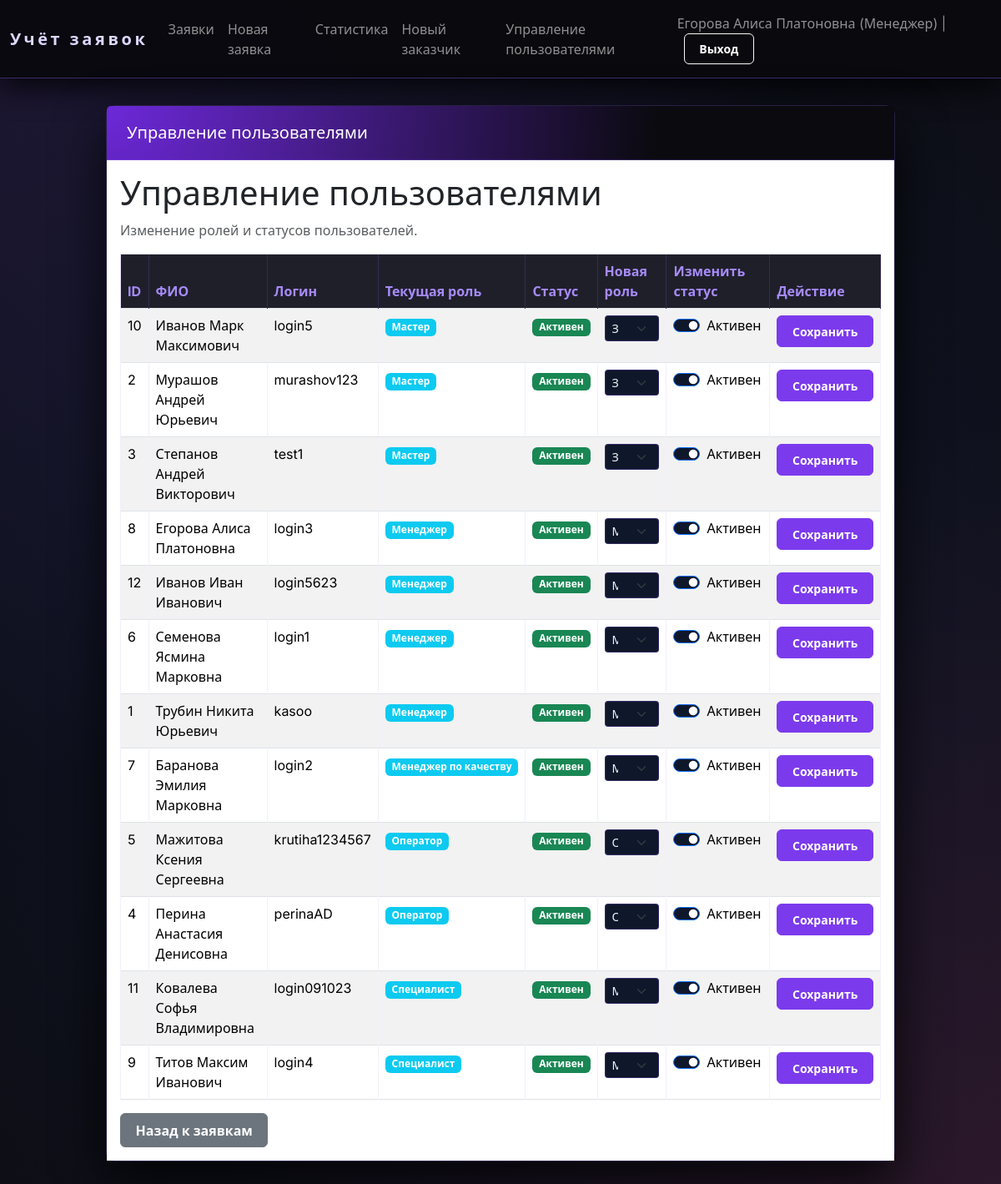
Page /users/manage (signed in) on the committed database.
### tables this page shows
CREATE TABLE users (
            user_id INTEGER PRIMARY KEY,
            fio TEXT,
            phone TEXT,
            login TEXT UNIQUE,
            password TEXT,
            user_type TEXT,
            is_active INTEGER DEFAULT 1,
            registration_date TEXT DEFAULT CURRENT_TIMESTAMP
        );

### web_app.py (the view)
    def wrapper(*args, **kwargs):
        if "user" not in session:
            return redirect(url_for("login"))
        user = session.get("user", {})
        if user.get("user_type") not in ["Менеджер", "Администратор"]:
            flash("Доступ запрещён. Требуются права менеджера.", "danger")
            return redirect(url_for("requests_list"))
        return view_func(*args, **kwargs)

### web_app.py (called while the page is built, shortened)
def get_connection():
    if not os.path.exists(DB_NAME):
        raise FileNotFoundError(f"База данных '{DB_NAME}' не найдена.")
    conn = sqlite3.connect(DB_NAME)
    conn.row_factory = sqlite3.Row
    return conn

def login_required(view_func):
    def wrapper(*args, **kwargs):
        if "user" not in session:
            return redirect(url_for("login"))
        return view_func(*args, **kwargs)
    wrapper.__name__ = view_func.__name__
    return wrapper

def manager_required(view_func):
    def wrapper(*args, **kwargs):
        if "user" not in session:
            return redirect(url_for("login"))
        user = session.get("user", {})
        if user.get("user_type") not in ["Менеджер", "Администратор"]:
            flash("Доступ запрещён. Требуются права менеджера.", "danger")
            return redirect(url_for("requests_list"))
        return view_func(*args, **kwargs)
    wrapper.__name__ = view_func.__name__
    return wrapper

@app.route("/users/manage", methods=["GET", "POST"])
@login_required
@manager_required
def manage_users():
    try:
        conn = get_connection()
    except FileNotFoundError as exc:
        flash(str(exc), "danger")
        return redirect(url_for("requests_list"))
    with conn:
        cur = conn.cursor()
        cur.execute(
            """
            SELECT user_id, fio, phone, login, user_type, registration_date, is_active
            FROM users
            ORDER BY user_type, fio
            """,
        )
        users = cur.fetchall()
    return render_template("manage_users.html", current_user=session.get("user"), users=users)

### templates/manage_users.html (shortened to what this page needs)
{% extends "base.html" %}
{% block header %}Управление пользователями{% endblock %}
{% block content %}
<h1>Управление пользователями</h1>
<p class="text-muted">Изменение ролей и статусов пользователей.</p>
<div class="table-responsive">
  <table class="table table-striped table-bordered">
    <thead>
      <tr>
        <th>ID</th>
        <th>ФИО</th>
        <th>Логин</th>
        <th>Текущая роль</th>
        <th>Статус</th>
        <th>Новая роль</th>
        <th>Изменить статус</th>
        <th>Действие</th>
      </tr>
    </thead>
    <tbody>
      {% for u in users %}
      <tr>
        <td>{{ u.user_id }}</td>
        <td>{{ u.fio }}</td>
        <td>{{ u.login }}</td>
        <td>
          <span class="badge bg-info">{{ u.user_type }}</span>
        </td>
        <td>
          {% if u.is_active %}
          <span class="badge bg-success">Активен</span>
          {% else %}
          <span class="badge bg-danger">Неактивен</span>
          {% endif %}
        </td>
        <td>
          <form method="post" action="{{ url_for('manage_users') }}" class="d-inline">
            <div class="input-group input-group-sm">
              <select name="user_type" class="form-select form-select-sm">
                <option value="Заказчик" {% if u.user_type == 'Заказчик' %}selected{% endif %}>Заказчик</option>
                <option value="Специалист" {% if u.user_type == 'Специалист' %}selected{% endif %}>Мастер</option>
                <option value="Оператор" {% if u.user_type == 'Оператор' %}selected{% endif %}>Оператор</option>
              <option value="Менеджер" {% if u.user_type == 'Менеджер' %}selected{% endif %}>Менеджер</option>
              <option value="Менеджер по качеству" {% if u.user_type == 'Менеджер по качеству' %}selected{% endif %}>Менеджер по качеству</option>
              </select>
            </div>
        </td>
        <td>
          <div class="form-check form-switch">
            <input class="form-check-input" type="checkbox" name="is_active" value="1"
                  {% if u.is_active %}checked{% endif %}>
            <label class="form-check-label">Активен</label>
          </div>
        </td>
        <td>
            <button type="submit" class="btn btn-sm btn-primary">Сохранить</button>
        </td>
      </tr>
      {% endfor %}
    </tbody>
  </table>
</div>
<a href="{{ url_for('requests_list') }}" class="btn btn-secondary">Назад к заявкам</a>
{% endblock %}

### templates/base.html (shortened to what this page needs)
<!doctype html>
<html lang="ru">
<head>
    <link rel="stylesheet"
          href="https://cdn.jsdelivr.net/npm/bootstrap@5.3.2/dist/css/bootstrap.min.css">
    <link rel="stylesheet" href="{{ url_for('static', filename='styles.css') }}">
</head>
<body>
<nav class="navbar navbar-expand-lg navbar-dark bg-dark">
  <div class="container-fluid">
    <a class="navbar-brand" href="{{ url_for('index') }}">Учёт заявок</a>
    <div class="collapse navbar-collapse" id="navbarNav">
      <ul class="navbar-nav me-auto mb-2 mb-lg-0">
        {% if current_user %}
        <li class="nav-item">
          <a class="nav-link" href="{{ url_for('requests_list') }}">Заявки</a>
        </li>
        <li class="nav-item">
          <a class="nav-link" href="{{ url_for('new_request') }}">Новая заявка</a>
        </li>
        <li class="nav-item">
          <a class="nav-link" href="{{ url_for('stats') }}">Статистика</a>
        </li>
        {% if current_user['user_type'] == 'Менеджер' %}
        <li class="nav-item">
          <a class="nav-link" href="{{ url_for('new_client') }}">Новый заказчик</a>
        </li>
        <li class="nav-item">
          <a class="nav-link" href="{{ url_for('manage_users') }}">Управление пользователями</a>
        </li>
        {% endif %}
        {% endif %}
      </ul>
      <span class="navbar-text">
        {% if current_user %}
          {{ current_user['fio'] }} ({{ current_user['user_type'] }}) |
          <a href="{{ url_for('logout') }}" class="btn btn-sm btn-outline-light ms-2">Выход</a>
        {% else %}
          <a href="{{ url_for('login') }}" class="btn btn-sm btn-outline-light">Войти</a>
          <a href="{{ url_for('register') }}" class="btn btn-sm btn-outline-light ms-2">Регистрация</a>
        {% endif %}
      </span>
    </div>
  </div>
</nav>
<div class="container app-shell">
  <div class="row justify-content-center">
    <div class="col-12 col-lg-11 col-xl-10">
      <div class="card app-card">
        <div class="card-header app-card-header">
          <h5 class="mb-0">{% block header %}{{ title }}{% endblock %}</h5>
        </div>
        <div class="card-body bg-white">
          {% block content %}{% endblock %}
        </div>
      </div>
    </div>
  </div>
</div>
</body>
</html>

### static/styles.css (style rules this page uses)
* { box-sizing: border-box; }
body { min-height: 100vh; font-family: 'Inter', system-ui, -apple-system, sans-serif; color: #f1f5f9; background-color: #0a0a0f; background-image: radial-gradient(circle at 0 0, rgba(139, 92, 246, 0.15) 0, transparent 50%), radial-gradient(circle at 100% 100%, rgba(236, 72, 153, 0.12) 0, transparent 50%), radial-gradient(circle at 50% 50%, rgba(15, 23, 42, 1) 0, transparent 100%), linear-gradient(135deg, #0a0a0f 0%, #11111b 100%); background-attachment: fixed; }
.app-shell { padding: 32px 0 48px; }
.app-card { border-radius: 12px; box-shadow: 0 24px 60px rgba(0, 0, 0, 0.8); background: rgba(17, 17, 27, 0.94); border: 1px solid rgba(139, 92, 246, 0.2); }
.app-card-header { background: radial-gradient(circle at 0 0, #6d28d9 0, #0a0a0f 70%); color: #ffffff; padding: 1.25rem 1.5rem; border-bottom: 1px solid rgba(139, 92, 246, 0.3); }
.navbar { background: rgba(10, 10, 15, 0.98) !important; box-shadow: 0 10px 35px rgba(0, 0, 0, 0.8); backdrop-filter: blur(16px); border-bottom: 1px solid rgba(139, 92, 246, 0.4); }
.navbar-brand { font-weight: 700; letter-spacing: 0.18em; color: #ddd6fe !important; }
.btn { border-radius: 6px; padding: 0.45rem 1.1rem; font-weight: 600; transition: all 0.3s ease; }
.btn-primary { background: #7c3aed; border-color: #7c3aed; color: #ffffff; }
.table thead th { background: rgba(20, 20, 31, 0.95); color: #a78bfa; border-color: rgba(139, 92, 246, 0.2); }
.table tbody td { border-color: rgba(139, 92, 246, 0.1); }
.form-control, .form-select, input, select, textarea { background-color: #0f172a !important; border: 1px solid rgba(139, 92, 246, 0.3); color: #f1f5f9 !important; }
option { background-color: #1e1e2e; color: #f1f5f9; }
.card { background-color: rgba(17, 17, 27, 0.98); border: 1px solid rgba(139, 92, 246, 0.2); }

### rows in the picture
users: fio "Егорова Алиса Платоновна", user_id "8", login "login3", user_type "Менеджер", shows "Активен", is_active "☑"
users: user_id "10", fio "Иванов Марк Максимович", login "login5", user_type "Мастер", shows "Активен", is_active "☑"
users: user_id "2", fio "Мурашов Андрей Юрьевич", login "murashov123", user_type "Мастер", shows "Активен", is_active "☑"
users: user_id "3", fio "Степанов Андрей Викторович", login "test1", user_type "Мастер", shows "Активен", is_active "☑"
users: user_id "12", fio "Иванов Иван Иванович", login "login5623", user_type "Менеджер", shows "Активен", is_active "☑"
users: user_id "6", fio "Семенова Ясмина Марковна", login "login1", user_type "Менеджер", shows "Активен", is_active "☑"
users: user_id "1", fio "Трубин Никита Юрьевич", login "kasoo", user_type "Менеджер", shows "Активен", is_active "☑"
users: user_id "7", fio "Баранова Эмилия Марковна", login "login2", user_type "Менеджер по качеству", shows "Активен", is_active "☑"
users: user_id "5", fio "Мажитова Ксения Сергеевна", login "krutiha1234567", user_type "Оператор", shows "Активен", is_active "☑"
users: user_id "4", fio "Перина Анастасия Денисовна", login "perinaAD", user_type "Оператор", shows "Активен", is_active "☑"
users: user_id "11", fio "Ковалева Софья Владимировна", login "login091023", user_type "Специалист", shows "Активен", user_type "Мастер", is_active "☑"
users: user_id "9", fio "Титов Максим Иванович", login "login4", user_type "Специалист", shows "Активен", user_type "Мастер", is_active "☑"

### other values in the picture
{{ current_user['user_type'] }} "Менеджер"
